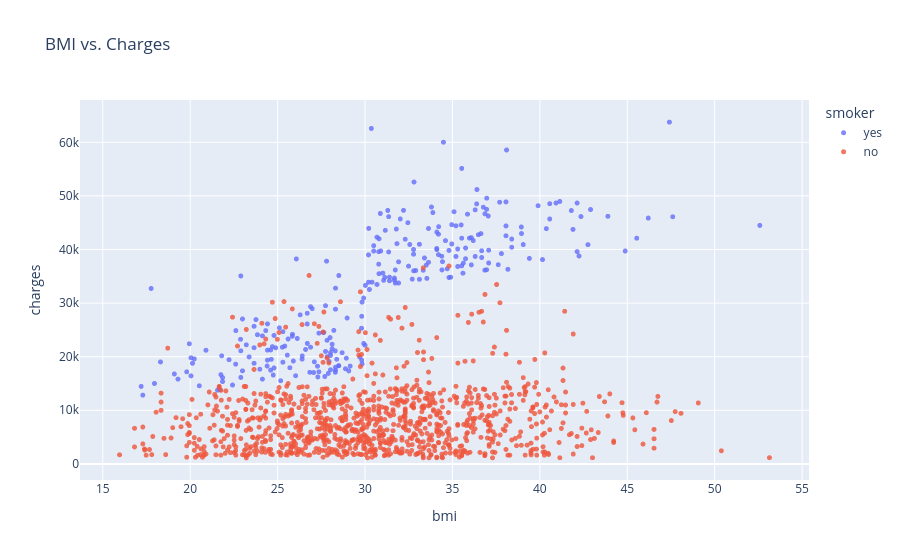

Write notebook code for a chart like this one.
### Markdown cell above
### BMI and Charges

Let's visualize the relationship between BMI (body mass index) and charges using another scatter plot. Once again, we'll use the values from the "smoker" column to color the points.

### Code cell
fig = px.scatter(medical_df, 
                 x='bmi', 
                 y='charges', 
                 color='smoker', 
                 opacity=0.8, 
                 hover_data=['sex'], 
                 title='BMI vs. Charges')
fig.update_traces(marker_size=5)
fig.show()

### Figure 1 — Plotly figure (JSON) as saved in the notebook; plotly's stock layout.template omitted (floating-point values rounded to 4 significant figures; data arrays with more than 128 entries replaced by an {"elided": "..."} marker saying what was removed)
{"data": [{"customdata": {"elided": "273x1 str values"}, "hovertemplate": "smoker=yes<br>bmi=%{x}<br>charges=%{y}<br>sex=%{customdata[0]}<extra></extra>", "legendgroup": "yes", "marker": {"color": "#636efa", "opacity": 0.8, "size": 5, "symbol": "circle"}, "mode": "markers", "name": "yes", "showlegend": true, "type": "scattergl", "x": {"elided": "273 float values"}, "xaxis": "x", "y": {"elided": "273 float values"}, "yaxis": "y"}, {"customdata": {"elided": "1064x1 str values"}, "hovertemplate": "smoker=no<br>bmi=%{x}<br>charges=%{y}<br>sex=%{customdata[0]}<extra></extra>", "legendgroup": "no", "marker": {"color": "#EF553B", "opacity": 0.8, "size": 5, "symbol": "circle"}, "mode": "markers", "name": "no", "showlegend": true, "type": "scattergl", "x": {"elided": "1064 float values"}, "xaxis": "x", "y": {"elided": "1064 float values"}, "yaxis": "y"}], "layout": {"legend": {"title": {"text": "smoker"}, "tracegroupgap": 0}, "title": {"text": "BMI vs. Charges"}, "xaxis": {"anchor": "y", "domain": [0, 1], "title": {"text": "bmi"}}, "yaxis": {"anchor": "x", "domain": [0, 1], "title": {"text": "charges"}}}}
